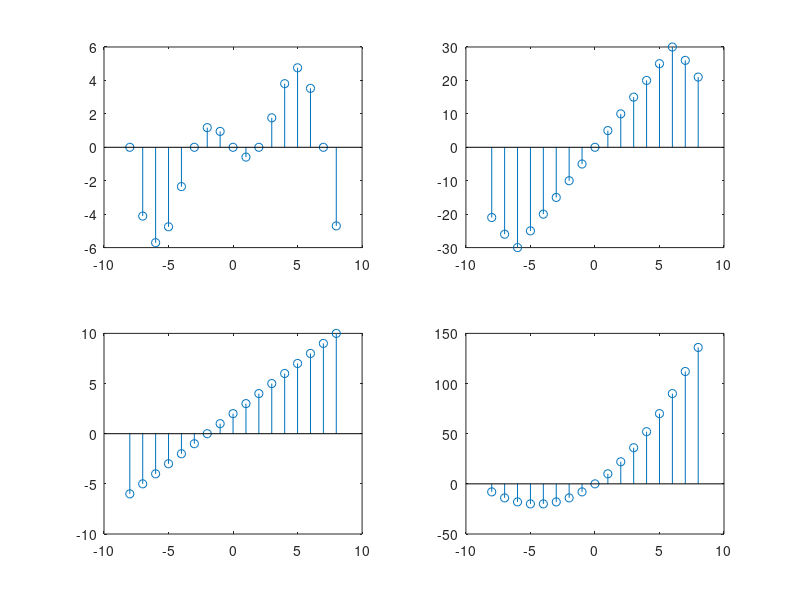

Source code (MATLAB):
x = -8:8;

% 1. y[n] = g[n] * x[n];
% Causal, No lineal, Variante Temp, sin memoria

A = 1;
fs = 10;
Tm = 1/100;
omega = 2*pi*fs;

g = A * sin(omega * (0:length(x)-1) * Tm);
y = g .* x;

figure(1); clf;
subplot(2,2,1);
stem(x,y);

% 2. y[n] = sum {from = n-n0} {to = n+n0} x[k]
% No Causal, Lineal, Invariante Temp, con memoria

n0 = 2;

y = zeros(1,length(x));
for n = 1:length(x)
  for m = n-n0:n+n0
    if(m >= 1 && m <= length(x))
      y(n) = y(n) + x(m);
    end
  end
end

subplot(2,2,2);
stem(x,y);


% 3. y[n] = x[n] + 2
% Causal, No Lineal, Invariante Temp, ¿sin memoria?

y = x + 2;
subplot(2,2,3);
stem(x,y);

% 4. y[n] = n * x[n];
% Causal, No Lineal, Variante Temp, Sin memoria

y = zeros(1,length(x));
for n = 1:length(x)
  y(n) = n*x(n);
end
subplot(2,2,4);
stem(x,y);